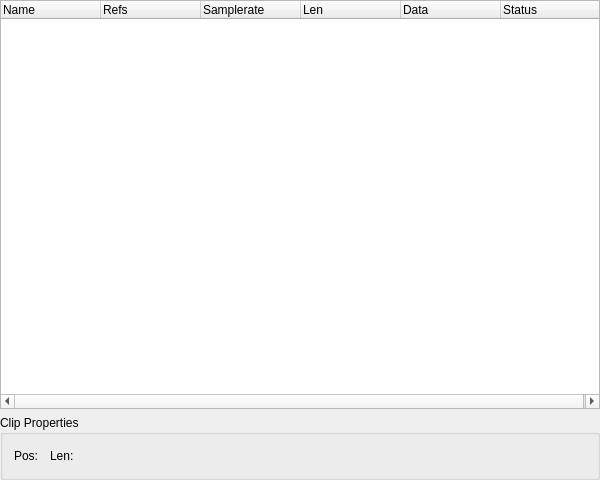
<?xml version="1.0" encoding="UTF-8"?>
<ui version="4.0">
 <class>ClipListEditorBase</class>
 <widget class="QWidget" name="ClipListEditorBase">
  <property name="geometry">
   <rect>
    <x>0</x>
    <y>0</y>
    <width>600</width>
    <height>480</height>
   </rect>
  </property>
  <property name="windowTitle">
   <string>MusE: ClipList</string>
  </property>
  <layout class="QVBoxLayout">
   <property name="spacing">
    <number>6</number>
   </property>
   <property name="leftMargin">
    <number>0</number>
   </property>
   <property name="topMargin">
    <number>0</number>
   </property>
   <property name="rightMargin">
    <number>0</number>
   </property>
   <property name="bottomMargin">
    <number>0</number>
   </property>
   <item>
    <widget class="QTreeWidget" name="view">
     <property name="rootIsDecorated">
      <bool>true</bool>
     </property>
     <property name="allColumnsShowFocus">
      <bool>true</bool>
     </property>
     <column>
      <property name="text">
       <string>Name</string>
      </property>
     </column>
     <column>
      <property name="text">
       <string>Refs</string>
      </property>
     </column>
     <column>
      <property name="text">
       <string>Samplerate</string>
      </property>
     </column>
     <column>
      <property name="text">
       <string>Len</string>
      </property>
     </column>
     <column>
      <property name="text">
       <string>Data</string>
      </property>
     </column>
     <column>
      <property name="text">
       <string>Status</string>
      </property>
     </column>
    </widget>
   </item>
   <item>
    <widget class="QGroupBox" name="GroupBox1">
     <property name="title">
      <string>Clip Properties</string>
     </property>
     <layout class="QHBoxLayout">
      <property name="spacing">
       <number>6</number>
      </property>
      <property name="leftMargin">
       <number>11</number>
      </property>
      <property name="topMargin">
       <number>11</number>
      </property>
      <property name="rightMargin">
       <number>11</number>
      </property>
      <property name="bottomMargin">
       <number>11</number>
      </property>
      <item>
       <widget class="QLabel" name="TextLabel1">
        <property name="text">
         <string>Pos:</string>
        </property>
        <property name="wordWrap">
         <bool>false</bool>
        </property>
       </widget>
      </item>
      <item>
       <widget class="MusEGui::PosEdit" name="start" native="true">
        <property name="smpte" stdset="0">
         <bool>true</bool>
        </property>
       </widget>
      </item>
      <item>
       <widget class="QLabel" name="TextLabel2">
        <property name="text">
         <string>Len:</string>
        </property>
        <property name="wordWrap">
         <bool>false</bool>
        </property>
       </widget>
      </item>
      <item>
       <widget class="MusEGui::PosEdit" name="len" native="true">
        <property name="smpte" stdset="0">
         <bool>true</bool>
        </property>
       </widget>
      </item>
      <item>
       <spacer name="Spacer1">
        <property name="orientation">
         <enum>Qt::Horizontal</enum>
        </property>
        <property name="sizeType">
         <enum>QSizePolicy::Expanding</enum>
        </property>
        <property name="sizeHint" stdset="0">
         <size>
          <width>20</width>
          <height>20</height>
         </size>
        </property>
       </spacer>
      </item>
     </layout>
    </widget>
   </item>
  </layout>
 </widget>
 <layoutdefault spacing="6" margin="11"/>
 <customwidgets>
  <customwidget>
   <class>MusEGui::PosEdit</class>
   <extends>QWidget</extends>
   <header>posedit.h</header>
  </customwidget>
 </customwidgets>
 <resources/>
 <connections/>
</ui>
